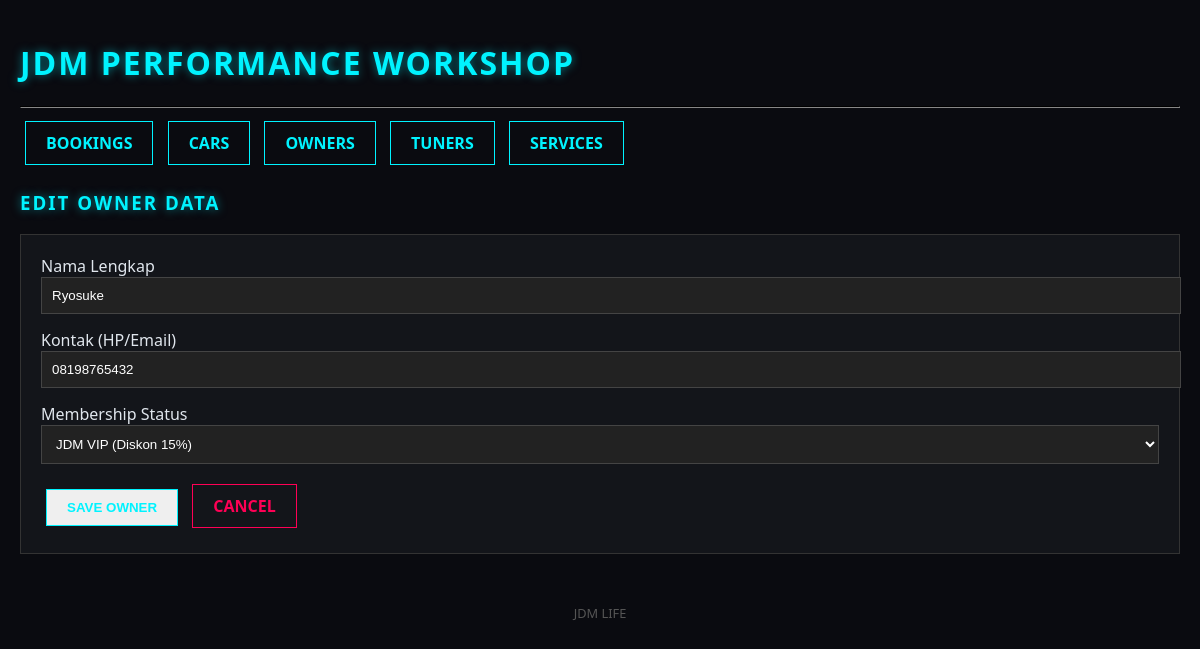
/index.php?page=owner_edit&id=2, run on the app's committed database.
### tables this page shows
CREATE TABLE `owners` (
  `id` int(11) NOT NULL,
  `nama_owner` varchar(100) NOT NULL,
  `kontak` varchar(50) NOT NULL,
  `membership_status` enum('Reguler','JDM_VIP') DEFAULT 'Reguler'
);

### config/Database.php (called while the page is built, shortened)
<?php
class Database {
    protected $host = "localhost";
    protected $user = "root";
    protected $password = "";
    protected $db_name = "jdm_workshop";
    protected $conn;
    public function __construct() {
        $this->conn = new mysqli($this->host, $this->user, $this->password, $this->db_name);
    }
    public function execute($query) {
        return $this->conn->query($query);
    }
}
?>

### viewmodels/OwnerViewModel.php (called while the page is built, shortened)
<?php
include_once 'models/OwnerModel.php';
class OwnerViewModel {
    private $model;
    public function __construct() {
        $this->model = new OwnerModel();
    }
    public function prepareForm($id = null) {
        if ($id) {
            $this->editData = $this->model->getOwnerById($id);
        }
    }
}
?>

### models/OwnerModel.php (called while the page is built, shortened)
<?php
include_once 'config/Database.php';
class OwnerModel extends Database {
    public function getOwnerById($id) {
        $query = "SELECT * FROM owners WHERE id='$id'";
        return $this->execute($query)->fetch_assoc();
    }
}
?>

### views/owners/form.php (the view, shortened to what this page needs)
<?php include 'views/templates/header.php'; ?>
<h3><?= ($viewModel->editData ? "Edit Owner Data" : "Register New Owner") ?></h3>
<div style="background: var(--panel-bg); padding: 20px; border: 1px solid #333;">
    <form action="index.php?page=owner_save" method="POST">
        <div class="form-group">
            <label>Nama Lengkap</label>
            <input type="text" name="nama" value="<?= $viewModel->editData['nama_owner'] ?? '' ?>" required>
        </div>
        <div class="form-group">
            <label>Kontak (HP/Email)</label>
            <input type="text" name="kontak" value="<?= $viewModel->editData['kontak'] ?? '' ?>" required>
        </div>
        <div class="form-group">
            <label>Membership Status</label>
            <select name="status">
                <option value="JDM_VIP" <?= (isset($viewModel->editData['membership_status']) && $viewModel->editData['membership_status'] == 'JDM_VIP') ? 'selected' : '' ?>>JDM VIP (Diskon 15%)</option>
            </select>
        </div>
        <button type="submit" class="btn">SAVE OWNER</button>
        <a href="index.php?page=owner_list" class="btn btn-danger">CANCEL</a>
    </form>
</div>
<?php include 'views/templates/footer.php'; ?>

### views/templates/header.php (style rules this page uses)
:root { --bg-dark: #0a0b10; --panel-bg: #13151a; --neon-blue: #00f3ff; --neon-pink: #ff0055; --text-main: #e0e6ed; }
body { background-color: var(--bg-dark); color: var(--text-main); font-family: 'Segoe UI', Tahoma, Geneva, Verdana, sans-serif; margin: 0; padding: 20px; }
h1, h2, h3 { text-transform: uppercase; letter-spacing: 2px; color: var(--neon-blue); text-shadow: 0 0 10px rgba(0, 243, 255, 0.5); }
.btn { display: inline-block; padding: 10px 20px; margin: 5px; text-decoration: none; font-weight: bold; border: 1px solid var(--neon-blue); color: var(--neon-blue); transition: 0.3s; }
.btn-danger { border-color: var(--neon-pink); color: var(--neon-pink); }
.form-group { margin-bottom: 15px; }
input, select { width: 100%; padding: 10px; background: #222; border: 1px solid #444; color: white; }

### data on the page
owners: nama "Ryosuke", kontak "08198765432", status "JDM VIP (Diskon 15%)"
